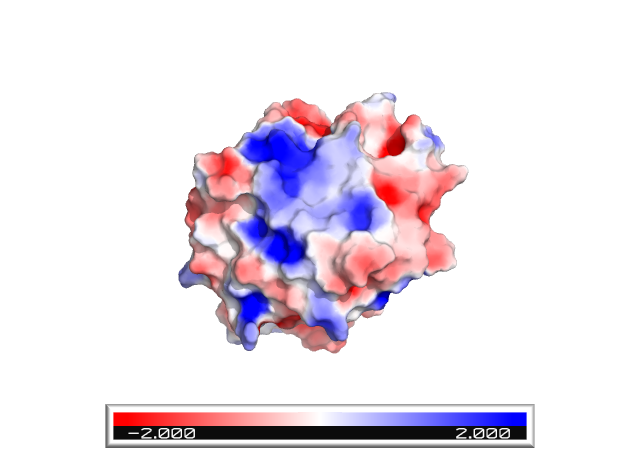
#> input picture data/images/pymol/A0201_0002.png, 640 x 459 px, found by its file name
$ python spyder20_def.py
#> lines starting #> are read from the running program, lines starting #| are printed output that depends on the picture
#!/usr/bin/env python3
# -*- coding: utf-8 -*-
"""
Created on Sat Dec 26 18:54:49 2020
[REF](/watch?v=F9-63_otgho&list=PLHae9ggVvqPgyRQQOtENr6hK0m1UquGaG&index=21)actor by
@author: bragatte
"""
from skimage import io, filters
from matplotlib import pyplot as plt

def gaussian_of_img(img, sigma=1):
    gaussian_img = filters.gaussian(img, sigma)
    return(gaussian_img)

my_image = io.imread('/home/bragatte/Documentos/GitHub/Crosstope/data/images/pymol/A0201_0002.png')
#> my_image is the input picture: shape (459, 640, 4); mean R, G, B, A 41.2, 32.5, 41.4, 60.5
filtered = gaussian_of_img(my_image, 2)
#> in gaussian_of_img, `gaussian_img = filters.gaussian(img, sigma)`:
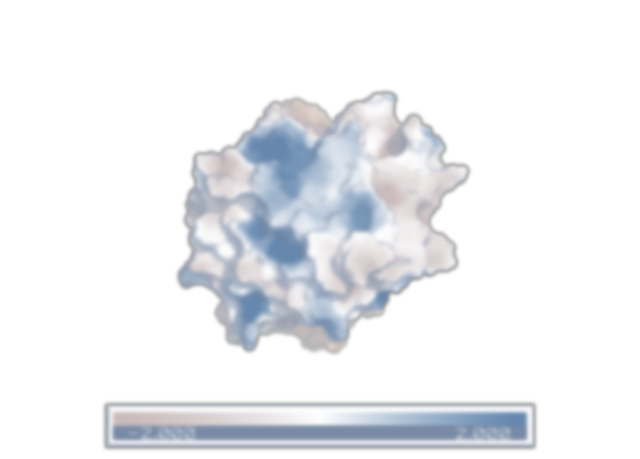
#> gaussian_img: shape (459, 640, 4) float64; mean R, G, B, A 0.164, 0.172, 0.186, 0.203; transparent parts drawn white

a = plt.imshow(my_image)
b = plt.imshow(filtered)
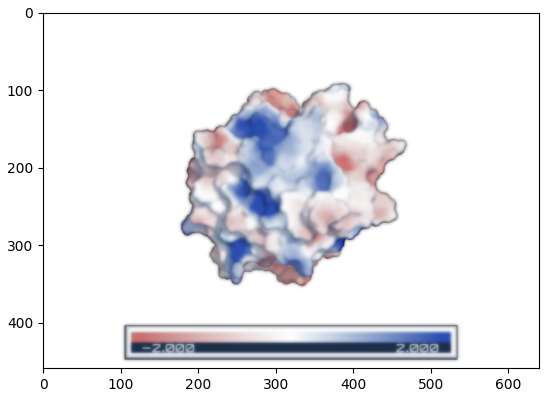
#> figure drawn by matplotlib, 1 panel
